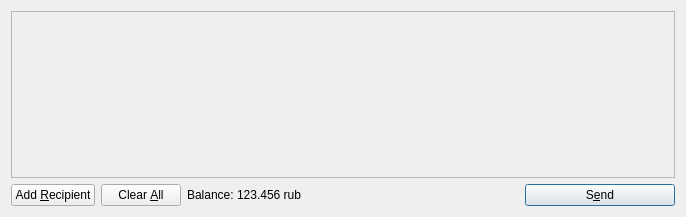
<?xml version="1.0" encoding="UTF-8"?>
<ui version="4.0">
 <class>SendCoinsDialog</class>
 <widget class="QDialog" name="SendCoinsDialog">
  <property name="geometry">
   <rect>
    <x>0</x>
    <y>0</y>
    <width>686</width>
    <height>217</height>
   </rect>
  </property>
  <property name="windowTitle">
   <string>Send Coins</string>
  </property>
  <layout class="QVBoxLayout" name="verticalLayout">
   <item>
    <widget class="QScrollArea" name="scrollArea">
     <property name="widgetResizable">
      <bool>true</bool>
     </property>
     <widget class="QWidget" name="scrollAreaWidgetContents">
      <property name="geometry">
       <rect>
        <x>0</x>
        <y>0</y>
        <width>666</width>
        <height>165</height>
       </rect>
      </property>
      <layout class="QVBoxLayout" name="verticalLayout_2">
       <property name="margin">
        <number>0</number>
       </property>
       <item>
        <layout class="QVBoxLayout" name="entries">
         <property name="spacing">
          <number>6</number>
         </property>
        </layout>
       </item>
       <item>
        <spacer name="verticalSpacer">
         <property name="orientation">
          <enum>Qt::Vertical</enum>
         </property>
         <property name="sizeHint" stdset="0">
          <size>
           <width>20</width>
           <height>40</height>
          </size>
         </property>
        </spacer>
       </item>
      </layout>
     </widget>
    </widget>
   </item>
   <item>
    <layout class="QHBoxLayout" name="horizontalLayout">
     <item>
      <widget class="QPushButton" name="addButton">
       <property name="toolTip">
        <string>Send to multiple recipients at once</string>
       </property>
       <property name="text">
        <string>Add &amp;Recipient</string>
       </property>
       <property name="icon">
        <iconset resource="../bitcoin.qrc">
         <normaloff>:/icons/add</normaloff>:/icons/add</iconset>
       </property>
       <property name="autoDefault">
        <bool>false</bool>
       </property>
      </widget>
     </item>
     <item>
      <widget class="QPushButton" name="clearButton">
       <property name="sizePolicy">
        <sizepolicy hsizetype="Minimum" vsizetype="Fixed">
         <horstretch>0</horstretch>
         <verstretch>0</verstretch>
        </sizepolicy>
       </property>
       <property name="toolTip">
        <string>Remove all transaction fields</string>
       </property>
       <property name="text">
        <string>Clear &amp;All</string>
       </property>
       <property name="icon">
        <iconset resource="../bitcoin.qrc">
         <normaloff>:/icons/remove</normaloff>:/icons/remove</iconset>
       </property>
       <property name="autoRepeatDelay">
        <number>300</number>
       </property>
       <property name="autoDefault">
        <bool>false</bool>
       </property>
      </widget>
     </item>
     <item>
      <layout class="QHBoxLayout" name="horizontalLayout_2">
       <property name="spacing">
        <number>3</number>
       </property>
       <item>
        <widget class="QLabel" name="label">
         <property name="text">
          <string>Balance:</string>
         </property>
        </widget>
       </item>
       <item>
        <widget class="QLabel" name="labelBalance">
         <property name="cursor">
          <cursorShape>IBeamCursor</cursorShape>
         </property>
         <property name="text">
          <string>123.456 rub</string>
         </property>
         <property name="textInteractionFlags">
          <set>Qt::LinksAccessibleByMouse|Qt::TextSelectableByKeyboard|Qt::TextSelectableByMouse</set>
         </property>
        </widget>
       </item>
      </layout>
     </item>
     <item>
      <spacer name="horizontalSpacer">
       <property name="orientation">
        <enum>Qt::Horizontal</enum>
       </property>
       <property name="sizeHint" stdset="0">
        <size>
         <width>40</width>
         <height>20</height>
        </size>
       </property>
      </spacer>
     </item>
     <item>
      <widget class="QPushButton" name="sendButton">
       <property name="minimumSize">
        <size>
         <width>150</width>
         <height>0</height>
        </size>
       </property>
       <property name="toolTip">
        <string>Confirm the send action</string>
       </property>
       <property name="text">
        <string>S&amp;end</string>
       </property>
       <property name="icon">
        <iconset resource="../bitcoin.qrc">
         <normaloff>:/icons/send</normaloff>:/icons/send</iconset>
       </property>
       <property name="default">
        <bool>true</bool>
       </property>
      </widget>
     </item>
    </layout>
   </item>
  </layout>
 </widget>
 <resources>
  <include location="../bitcoin.qrc"/>
 </resources>
 <connections/>
</ui>
